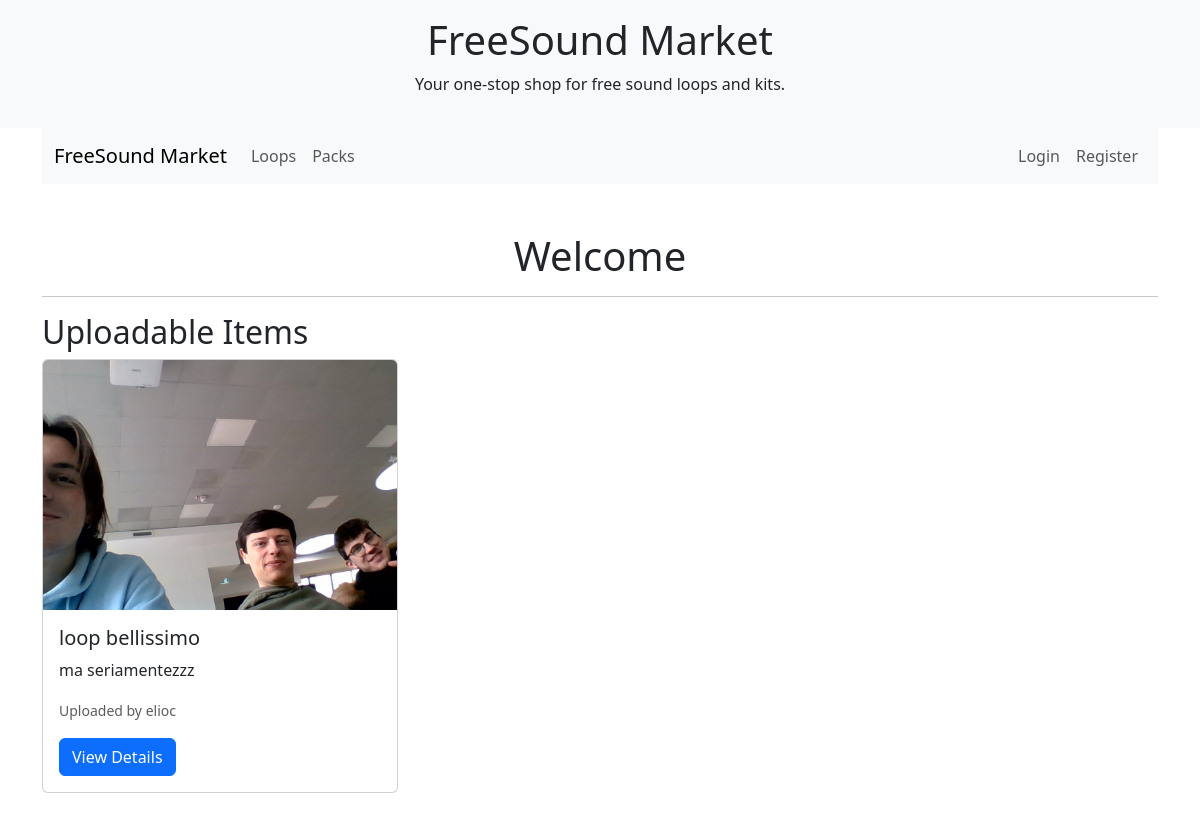
The page / on the database its author committed.
### app/models.py (models this page shows, shortened)
class UploadableItem(models.Model):
    user = models.ForeignKey(User, on_delete=models.CASCADE)
    title = models.CharField(max_length=255)
    description = models.TextField(blank=True, null=True)
    cover_image = models.ImageField(
        validators=[validate_image_extension, validate_coverimage_size]
    )
    tags = models.ManyToManyField(Tag, related_name='items_%(class)s', blank=True)
    uploaded_at = models.DateTimeField(auto_now_add=True)
    likes = models.ManyToManyField(User, related_name='likes_%(class)s', blank=True)
    class Meta:
        abstract = True

class Loop(UploadableItem):
    audio_file = models.FileField(
        upload_to=loop_audio_upload_path,
        validators=[validate_audio_extension, validate_fileMB_size_10]
    )
    key = models.CharField(max_length=10, choices=KEY_CHOICES, blank=True, null=True)
    bpm = models.PositiveIntegerField(
            blank=True,
            null=True,
            validators=[
                MinValueValidator(0),
                MaxValueValidator(999)
            ]
        )
    genre = models.ForeignKey(Genre, on_delete=models.SET_NULL, null=True, blank=True)
    time_signature_num = models.PositiveIntegerField(blank=True, null=True, default=4)
    time_signature_den = models.PositiveIntegerField(blank=True, null=True, default=4)
    download_count = models.PositiveIntegerField(default=0)

### app/views.py (the view)
# urls.py: 2. Add a URL to urlpatterns:  path('', views.home, name='home')
def home(request, *args, **kwargs):
    tmp_name="home.html"
    uploads = get_ordered_loads()
    return render(request,tmp_name, {'uploads': uploads})

### app/utils.py (called while the page is built)
def get_ordered_loads(u=None):
    from .models import Loop, SamplePack  # Import locale per evitare circular imports
    lista_modello1 = Loop.objects.all()
    lista_modello2 = SamplePack.objects.all()
    if u:
        lista_modello1 = lista_modello1.filter(user=u)
        lista_modello2 = lista_modello2.filter(user=u)
    caricamenti = []
    for obj in chain(lista_modello1, lista_modello2):
        caricamenti.append({
            'obj': obj,
            'modeltype': obj.__class__.__name__,
        })
    caricamenti_ordinati = sorted(caricamenti, key=lambda x: x['obj'].uploaded_at, reverse=True)
    return caricamenti_ordinati

### templates/home.html (shortened to what this page needs)
{% extends "base.html" %}
{% block content %}
    <div class="container ">
    <h1 class="text-center mt-5">Welcome {{user.username}}</h1>
    <hr>
        <h2>Uploadable Items</h2>
        <div class="row">
            {% for item in uploads %}
                <div class="col-md-6 col-lg-4 mb-4">
                    <div class="card h-100">
                        <img src="{{ item.obj.cover_image.url }}" class="card-img-top img-fluid" style="object-fit: cover; height: 250px;" alt="{{ item.obj.title }}">
                        <div class="card-body">
                            <h5 class="card-title">{{ item.obj.title }}</h5>
                            <p class="card-text">{{ item.obj.description }}</p>
                            <p class="card-text"><small class="text-muted">Uploaded by {{ item.obj.user.username }}</small></p>
                            <a href="{% url 'uploadable_detail' modeltype=item.modeltype pk=item.obj.id %}" class="btn btn-primary">View Details</a>
                        </div>
                    </div>
                </div>
            {% endfor %}
        </div>
        {% endblock %}

### rows shown on the page
Loop: obj.cover_image (picture), obj "loop bellissimo", obj.description "ma seriamentezzz", obj.user.username "elioc"
